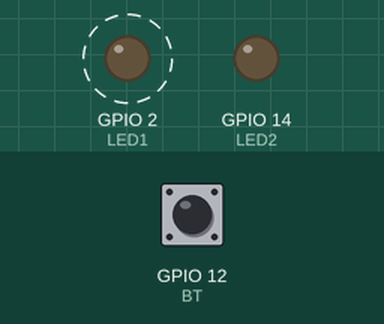
Bench run of a program on a simulated ESP32. On the bench: output pins drawn as LEDs (lit = HIGH). Dashed ring = blinking. The inputs (shaded band) are chosen by the test bench; at power-on: GPIO 12 (BT) HIGH.

Above: at 0.5 s.
Timing chart, 0 to 4.6 s (numbered marks = the images above):
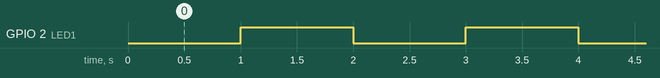

The program:

main.cpp
```cpp
#include <Arduino.h>
#include <freertos/FreeRTOS.h>
#include <freertos/timers.h>
#include <freertos/task.h>

#define LED1 2
#define LED2 14
#define BT   12

TaskHandle_t xTask1;
TimerHandle_t xTimer1, xTimer2;

void vTask1(void* pvParameters);

void callBackTimer1(TimerHandle_t xTimer);
void callBackTimer2(TimerHandle_t xTimer);


void setup() {
  Serial.begin(9600);
  pinMode(LED1, OUTPUT);
  pinMode(LED2, OUTPUT);
  pinMode(BT, INPUT_PULLUP);

  xTimer1 = xTimerCreate("Timer1", pdMS_TO_TICKS(1000), pdTRUE, 0, callBackTimer1);//autoreload == pdTRUE
  xTimer2 = xTimerCreate("Timer2", pdMS_TO_TICKS(10000), pdFALSE, 0, callBackTimer2);//oneshot == pdFalse

  xTaskCreate(vTask1, "Task1", configMINIMAL_STACK_SIZE +1024, NULL, 1, &xTask1);

  xTimerStart(xTimer1, 0); // inicia imediatamente o timer 1
}

void loop() {
  vTaskDelay(pdMS_TO_TICKS(1000));
}

void vTask1(void* pvParameters)
{
  uint8_t debouncingTimer = 0;
  for(;;)
  {
    if((digitalRead(BT) == LOW) && (xTimerIsTimerActive(xTimer2)==pdFALSE))
    {
      debouncingTimer++;
        if(debouncingTimer >= 10)
        {
          debouncingTimer = 0;
          digitalWrite(LED2, HIGH);
          xTimerStart(xTimer2,0);
          Serial.println("Iniciando o timer2");
        }else
        {
          debouncingTimer = 0;
        }
    }
    vTaskDelay(pdMS_TO_TICKS(10));
  }
}

void callBackTimer1(TimerHandle_t xTimer)
{
  digitalWrite(LED1, !digitalRead(LED1));
}
void callBackTimer2(TimerHandle_t xTimer)
{
  digitalWrite(LED2, LOW);
}
```

Measured:
- by itself, GPIO 2 (LED1): alternates HIGH for 1.0 s and LOW for 1.0 s
